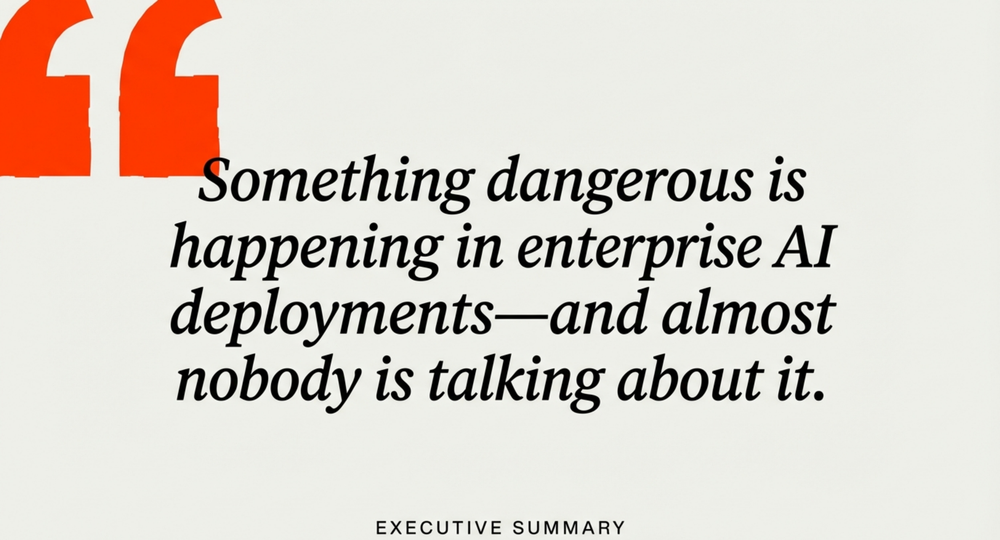
#> input picture .agent/docs/images_pdf_extracted_AI_Agent_Accountability_Crisis_fullpage2.png, 1000 x 540 px, shrunk from 2752 x 1486 before the run, given as the content of the folder D:/my-dev-knowledge-base/research/robotic_thesis/images_raw, which was not available
$ python robotic_thesis_process_thesis_images_pro.py
#> lines starting #> are read from the running program, lines starting #| are printed output that depends on the picture; after the words box and inside, x2 and y2 are one past the last pixel; in counts of white or black regions, pixels touching at a corner belong together; pictures that were not available may be replaced by others from this repository, and a replacement may not be noted
"""
Professional Watermark Removal - Robotic Thesis Edition
Adapted from scripts/watermark_remover_pro.py
"""
import cv2
import numpy as np
import os
from pathlib import Path

class WatermarkRemover:
    def __init__(self, image_path):
        self.image = cv2.imread(str(image_path))
        if self.image is None:
            raise ValueError(f"Could not load image: {image_path}")
        self.original = self.image.copy()
        self.h, self.w = self.image.shape[:2]

    def detect_watermark_auto(self):
        gray = cv2.cvtColor(self.image, cv2.COLOR_BGR2GRAY)

        # Method 1: Detect very light/faded text
        _, light_mask = cv2.threshold(gray, 220, 255, cv2.THRESH_BINARY)

        # Method 2: Detect edges
        edges = cv2.Canny(gray, 30, 100)
        kernel = np.ones((3,3), np.uint8)
        edge_mask = cv2.dilate(edges, kernel, iterations=1)

        # Method 3: Zone Mask (Top/Bottom 15%, Sides 15%)
        zone_mask = np.zeros_like(gray)
        margin_v = int(self.h * 0.15)
        margin_h = int(self.w * 0.15)

        zone_mask[:margin_v, :] = 255
        zone_mask[-margin_v:, :] = 255
        zone_mask[:, :margin_h] = 255
        zone_mask[:, -margin_h:] = 255

        # Combine masks
        combined = cv2.bitwise_and(light_mask, zone_mask)
        combined = cv2.bitwise_or(combined, cv2.bitwise_and(edge_mask, zone_mask))

        # Clean up
        kernel = np.ones((5,5), np.uint8)
        combined = cv2.morphologyEx(combined, cv2.MORPH_CLOSE, kernel)
        combined = cv2.morphologyEx(combined, cv2.MORPH_OPEN, kernel)

        return combined

    def remove_with_multi_inpaint(self, mask):
        # TELEA
        result_telea = cv2.inpaint(self.image, mask, 5, cv2.INPAINT_TELEA)
        # Navier-Stokes
        result_ns = cv2.inpaint(self.image, mask, 5, cv2.INPAINT_NS)
        # Blend (favor TELEA)
        alpha = 0.6
        result = cv2.addWeighted(result_telea, alpha, result_ns, 1-alpha, 0)
        return result

    def post_process(self, image):
        # Bilateral filter for smoothing while preserving edges
        smoothed = cv2.bilateralFilter(image, 9, 50, 50)
        # Subtle sharpening
        kernel_sharpen = np.array([[-0.5,-0.5,-0.5], [-0.5, 5.0,-0.5], [-0.5,-0.5,-0.5]])
        sharpened = cv2.filter2D(smoothed, -1, kernel_sharpen)
        # Blend
        result = cv2.addWeighted(smoothed, 0.8, sharpened, 0.2, 0)
        return result

    def process(self, output_path):
        print(f"  Auto-detecting watermarks...")
        mask = self.detect_watermark_auto()

        if np.sum(mask) == 0:
            print("  No watermark detected, saving original.")
            cv2.imwrite(str(output_path), self.image)
            return

        print(f"  Inpainting {np.sum(mask>0)} pixels...")
        result = self.remove_with_multi_inpaint(mask)

        print("  Post-processing...")
        final = self.post_process(result)

        cv2.imwrite(str(output_path), final)
        print(f"  Saved to: {output_path}")

def batch_process():
    input_dir = Path(r"D:\my-dev-knowledge-base\research\robotic_thesis\images_raw")
    output_dir = Path(r"D:\my-dev-knowledge-base\research\robotic_thesis\images_pro")
    output_dir.mkdir(exist_ok=True)

    images = list(input_dir.glob("*.png"))
    print(f"Processing {len(images)} images from {input_dir}")

    for i, img_path in enumerate(images, 1):
        print(f"\n[{i}/{len(images)}] {img_path.name}")
        try:
            remover = WatermarkRemover(img_path)
            output_path = output_dir / img_path.name
            remover.process(output_path)
        except Exception as e:
            print(f"  Error: {e}")
#> this loop made 1 pass
#> (printed output is left out)
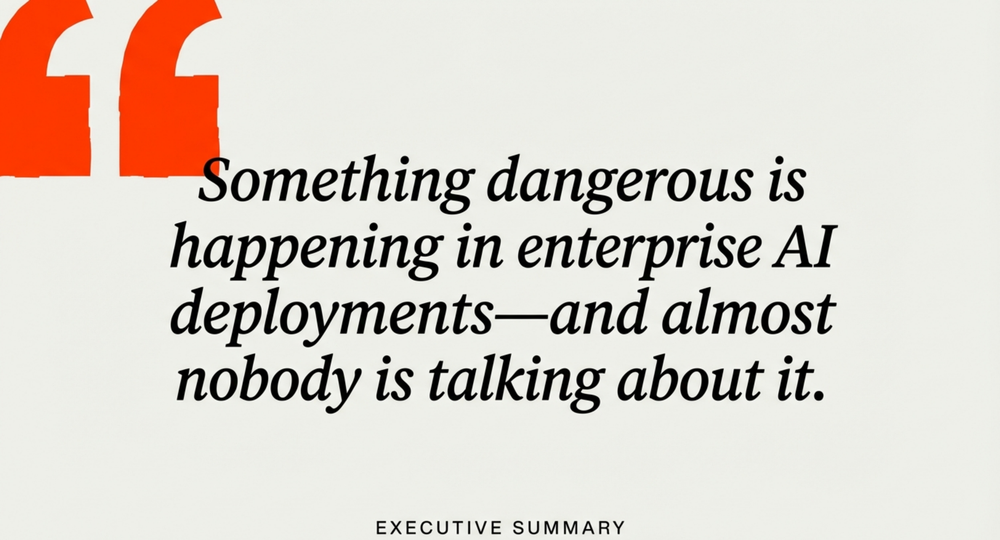
#> input picture .agent/docs/images_pdf_extracted_AI_Agent_Accountability_Crisis_fullpage2.png, 1000 x 540 px, shrunk from 2752 x 1486 before the run, given as the content of the folder D:/my-dev-knowledge-base/research/robotic_thesis/images_raw, which was not available
#> pass 1, in detect_watermark_auto, `gray = cv2.cvtColor(self.image, cv2.COLOR_BGR2GRAY)`:
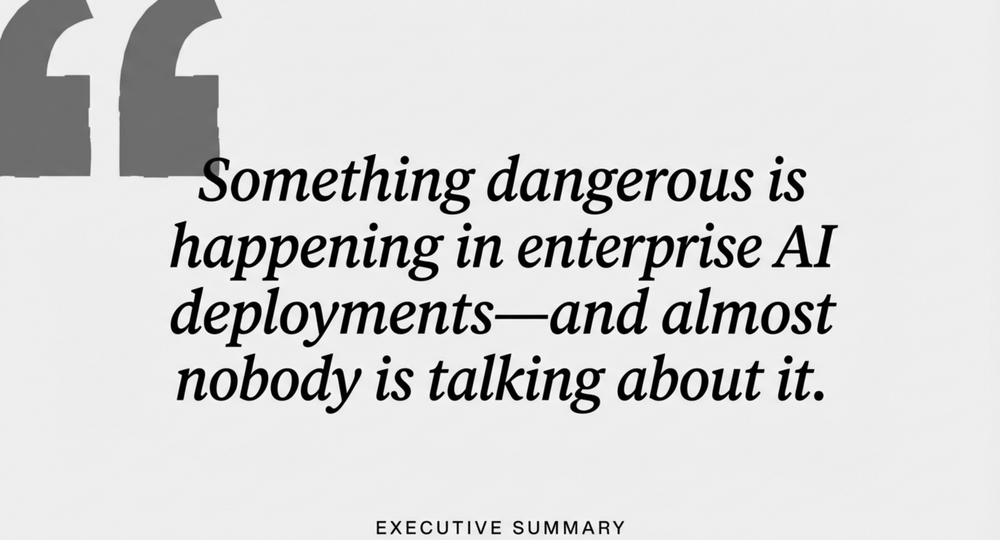
#> gray: shape (540, 1000); min 0, max 255, mean 213.5
#> pass 1, in detect_watermark_auto, `_, light_mask = cv2.threshold(gray, 220, 255, cv2.THRESH_BINARY)`:
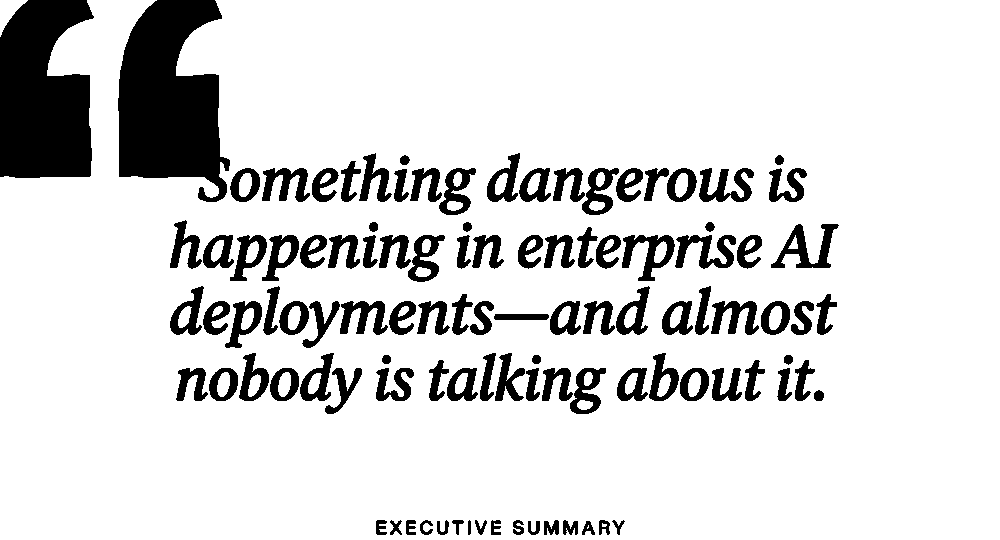
#> light_mask: shape (540, 1000); 85.6% white; 105 black regions, largest, box (x1, y1, x2, y2) and area: (118, 0, 230, 202) 15391, (0, 0, 94, 178) 13739, (771, 224, 839, 268) 1153
#> pass 1, in detect_watermark_auto, `edges = cv2.Canny(gray, 30, 100)`:
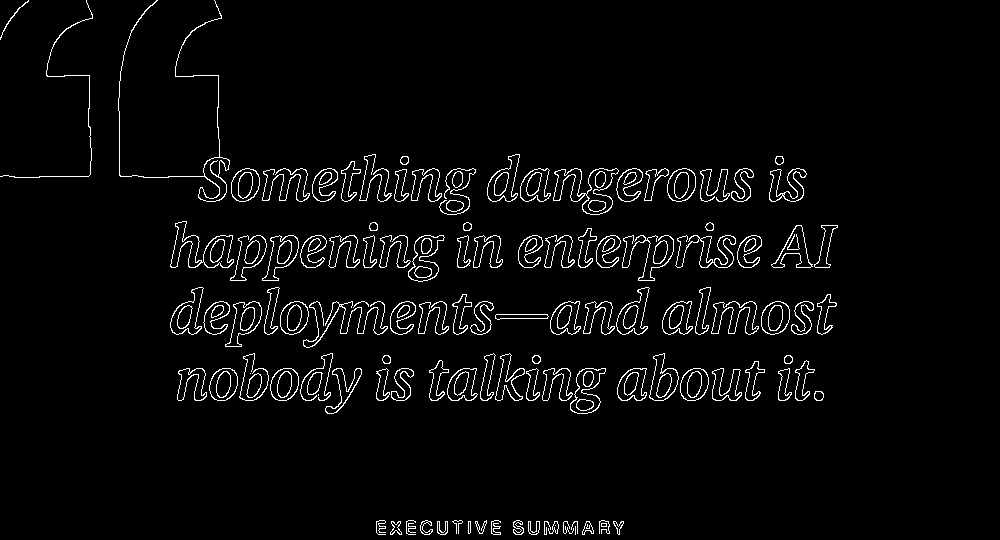
#> edges: shape (540, 1000); 3.4% white in thin lines or dots, all inside (x1, y1, x2, y2) = (0, 0, 838, 535)
#> pass 1, in detect_watermark_auto, `edge_mask = cv2.dilate(edges, kernel, iterations=1)`:
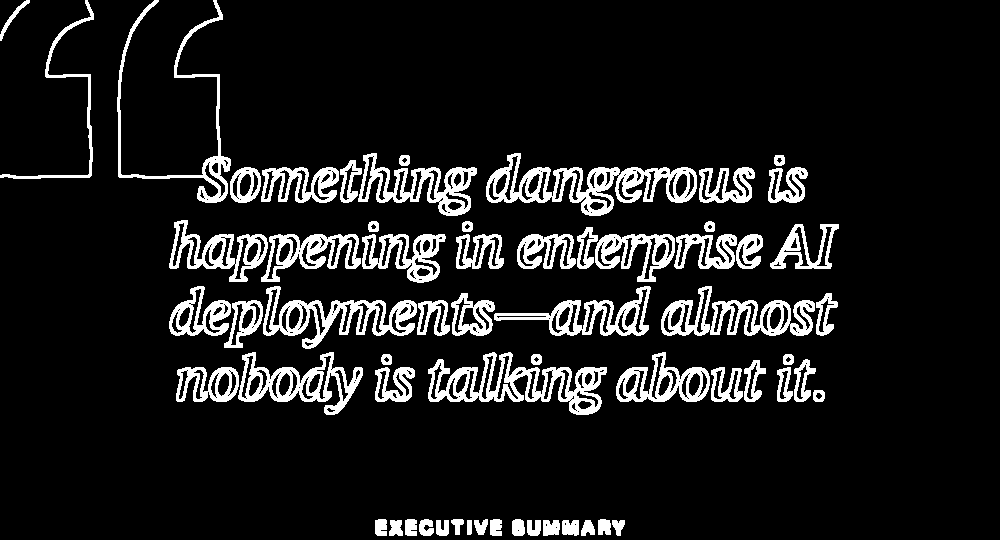
#> edge_mask: shape (540, 1000); 10.6% white; 62 white regions, largest, box (x1, y1, x2, y2) and area: (486, 153, 697, 216) 4543, (428, 352, 607, 415) 4012, (263, 286, 417, 349) 3165

if __name__ == "__main__":
    batch_process()

$ run again, on .agent/docs/images_pdf_extracted_AI_Agent_Accountability_Crisis_page4_img1.png
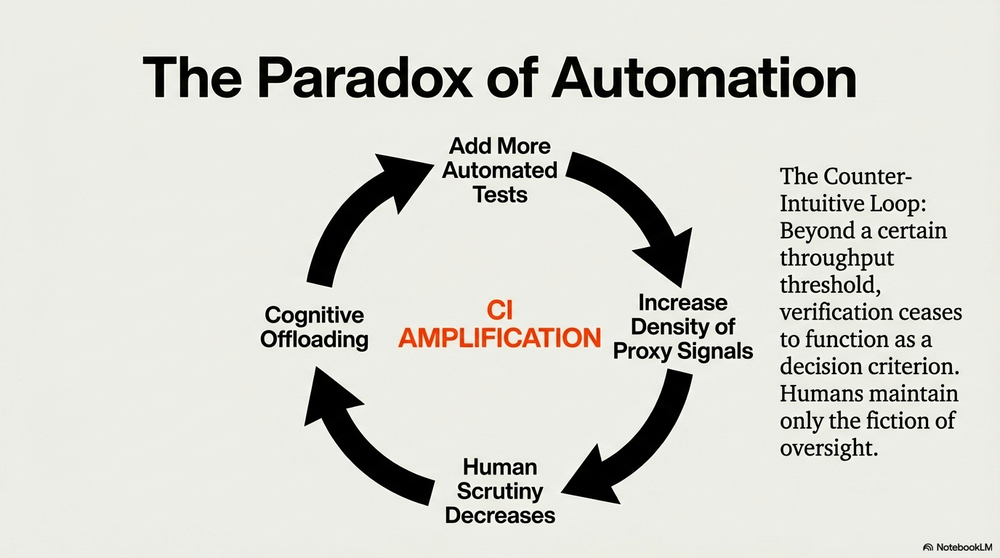
#> input picture .agent/docs/images_pdf_extracted_AI_Agent_Accountability_Crisis_page4_img1.png, 1000 x 558 px, shrunk from 1376 x 768 before the run, given as the content of the folder D:/my-dev-knowledge-base/research/robotic_thesis/images_raw, which was not available
#> the loop in batch_process, `for i, img_path in enumerate(images, 1):` made 1 pass
#> (printed output is left out)
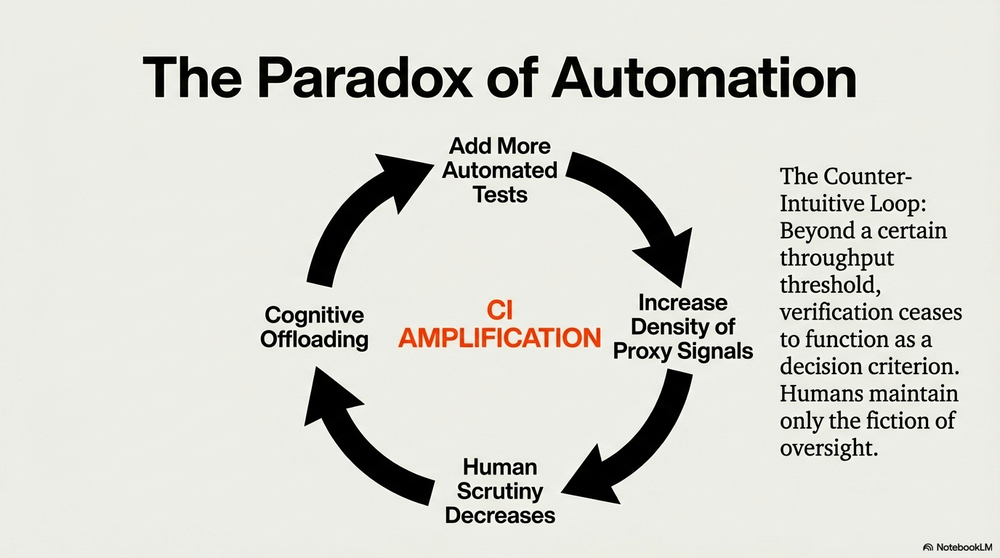
#> input picture .agent/docs/images_pdf_extracted_AI_Agent_Accountability_Crisis_page4_img1.png, 1000 x 558 px, shrunk from 1376 x 768 before the run, given as the content of the folder D:/my-dev-knowledge-base/research/robotic_thesis/images_raw, which was not available
#> pass 1, in detect_watermark_auto, `_, light_mask = cv2.threshold(gray, 220, 255, cv2.THRESH_BINARY)`:
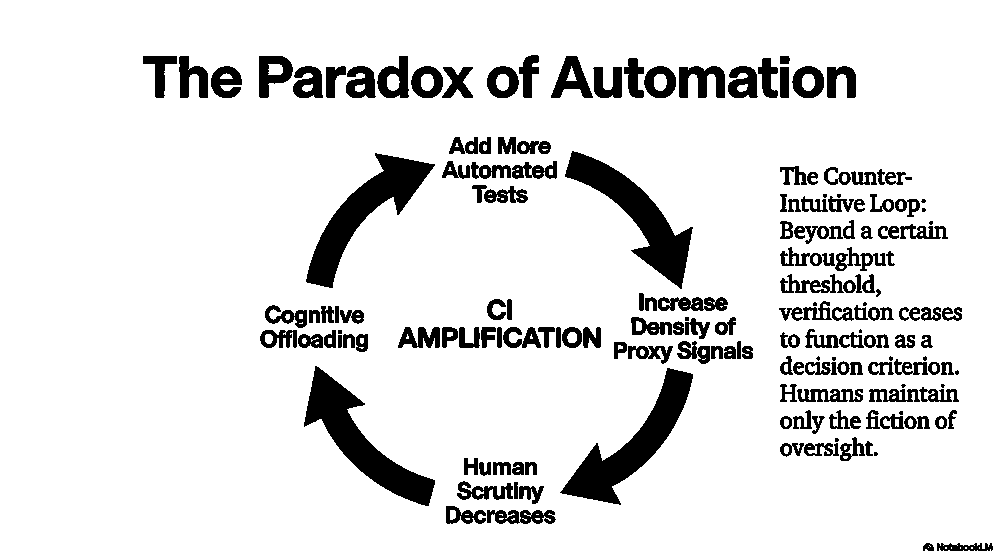
#> light_mask: shape (558, 1000); 88.9% white; 182 black regions (20 under 20 px), largest, box (x1, y1, x2, y2) and area: (304, 366, 435, 506) 5244, (560, 368, 693, 505) 5240, (565, 151, 693, 289) 5109
#> pass 1, in detect_watermark_auto, `edge_mask = cv2.dilate(edges, kernel, iterations=1)`:
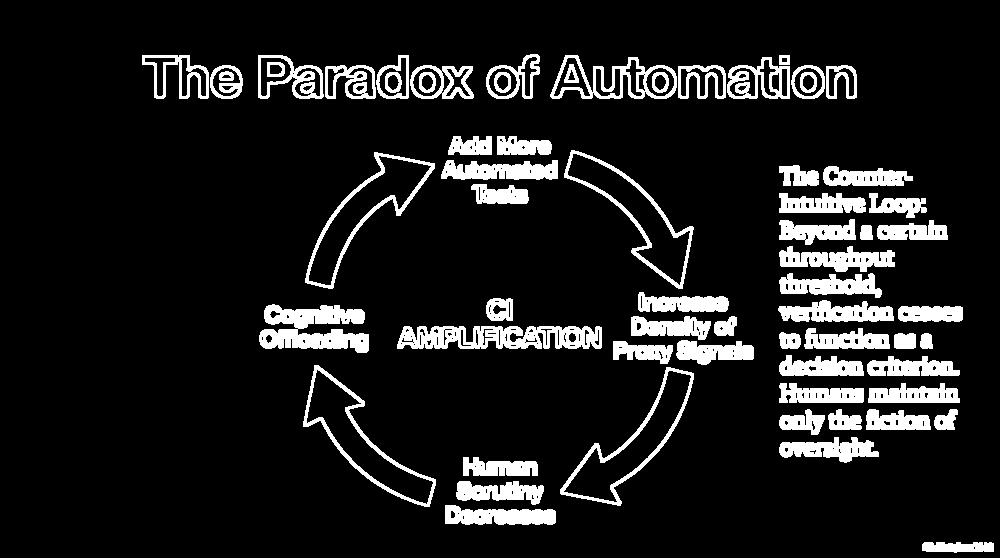
#> edge_mask: shape (558, 1000); 11.2% white; 65 white regions, largest, box (x1, y1, x2, y2) and area: (397, 326, 602, 349) 3375, (259, 304, 369, 353) 3371, (779, 246, 895, 272) 1751

$ run again, on .agent/docs/images_pdf_extracted_AI_Agents_Oversight_Crisis_fullpage12.png
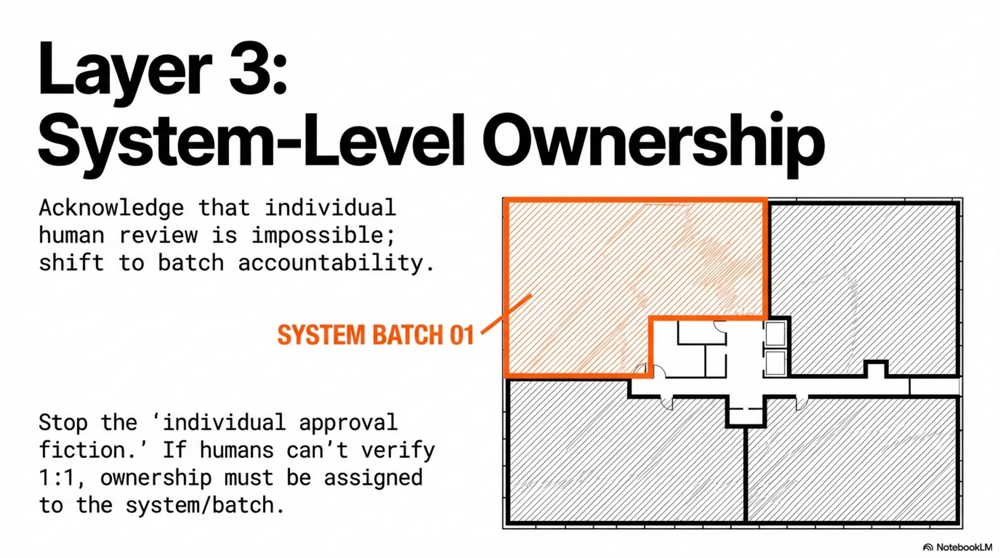
#> input picture .agent/docs/images_pdf_extracted_AI_Agents_Oversight_Crisis_fullpage12.png, 1000 x 558 px, shrunk from 2752 x 1536 before the run, given as the content of the folder D:/my-dev-knowledge-base/research/robotic_thesis/images_raw, which was not available
#> the loop in batch_process, `for i, img_path in enumerate(images, 1):` made 1 pass
#> (printed output is left out)
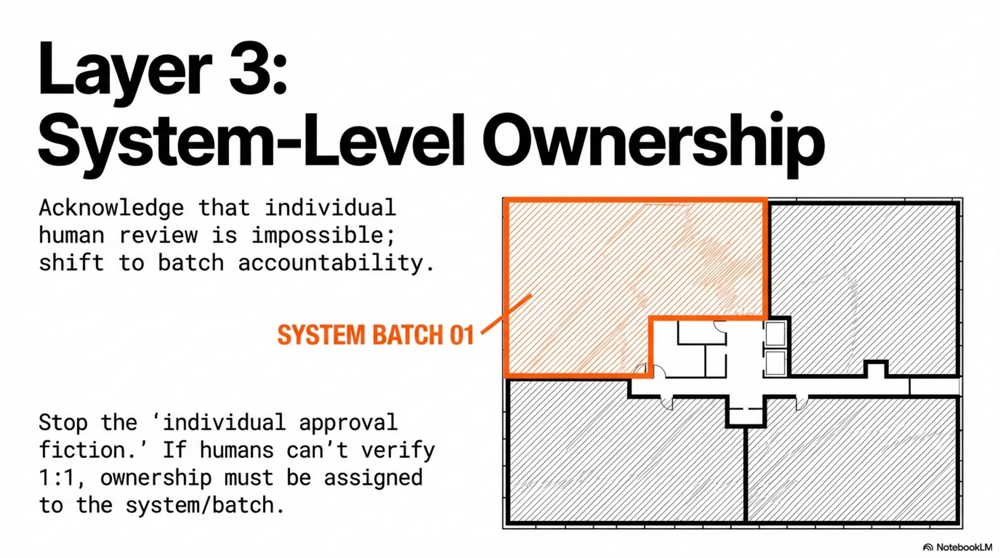
#> input picture .agent/docs/images_pdf_extracted_AI_Agents_Oversight_Crisis_fullpage12.png, 1000 x 558 px, shrunk from 2752 x 1536 before the run, given as the content of the folder D:/my-dev-knowledge-base/research/robotic_thesis/images_raw, which was not available
#> pass 1, in detect_watermark_auto, `_, light_mask = cv2.threshold(gray, 220, 255, cv2.THRESH_BINARY)`:
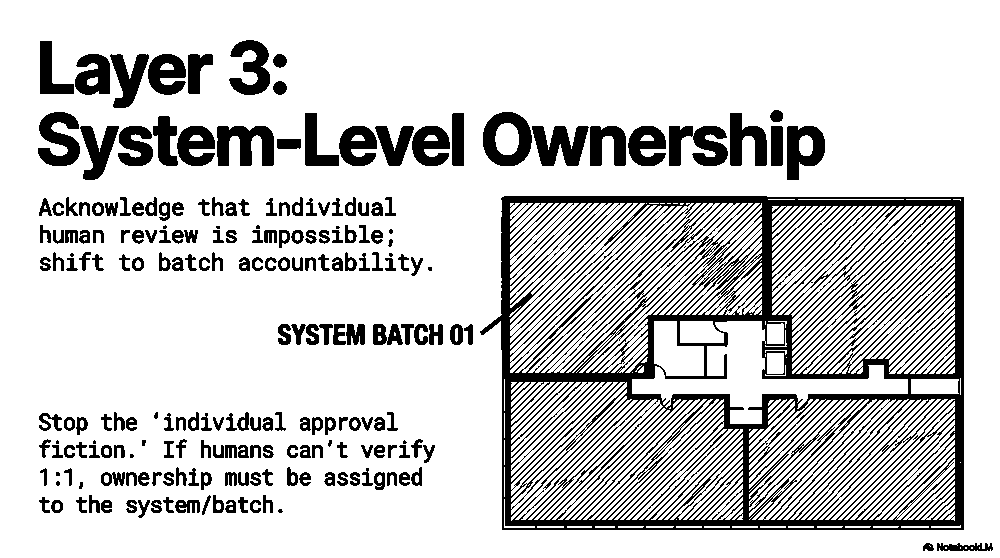
#> light_mask: shape (558, 1000); 80.8% white; 229 black regions (17 under 20 px), largest, box (x1, y1, x2, y2) and area: (480, 196, 964, 530) 60125, (217, 126, 274, 166) 1569, (669, 126, 728, 166) 1566
#> pass 1, in detect_watermark_auto, `edge_mask = cv2.dilate(edges, kernel, iterations=1)`:
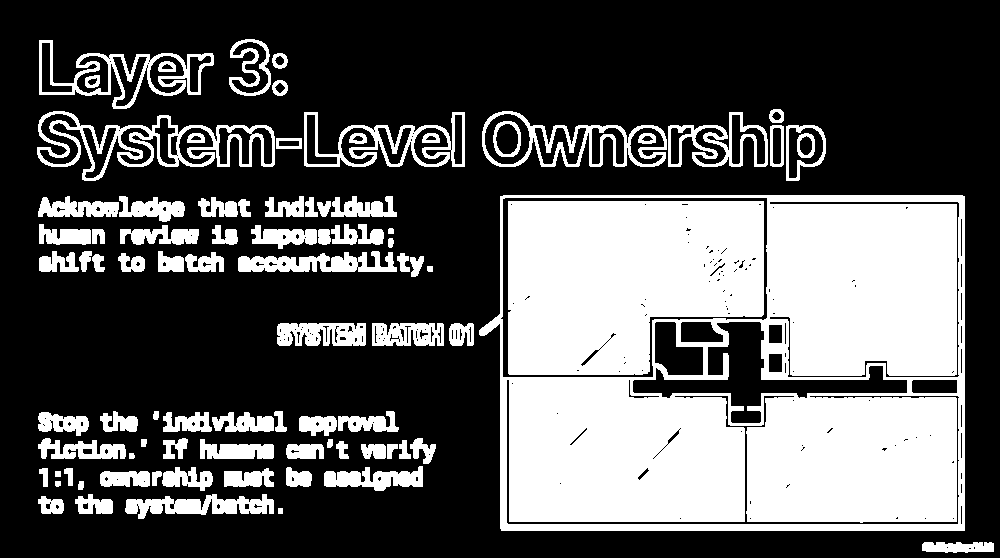
#> edge_mask: shape (558, 1000); 34.3% white; 89 white regions, largest, box (x1, y1, x2, y2) and area: (479, 195, 965, 531) 101892, (508, 201, 764, 375) 37656, (37, 111, 275, 181) 4466
